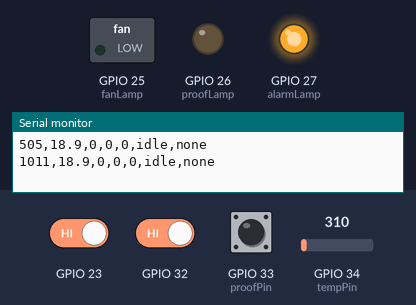
This sketch was run on a simulated ESP32. Shown: switched loads named in the sketch (green lamp = pin HIGH), output pins drawn as LEDs (lit = HIGH), the last lines printed to the serial monitor. Inputs (shaded band) come from the test bench; at power-on: GPIO 33 (proofPin) HIGH, GPIO 23 HIGH, GPIO 32 HIGH, GPIO 34 (tempPin) = 310 (analog values on the 0–4095 scale).

Above: at 1.2 s.
1.3 s: GPIO 33 (proofPin) pulled LOW for 0.15 s
At 1.42 s:
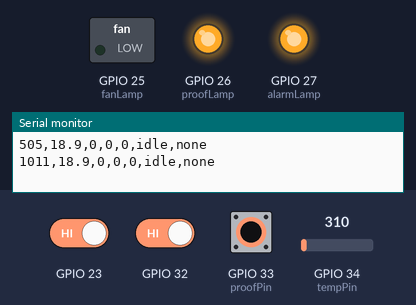
2.9 s: GPIO 33 (proofPin) pulled LOW for 3.2 s
At 6.9 s:
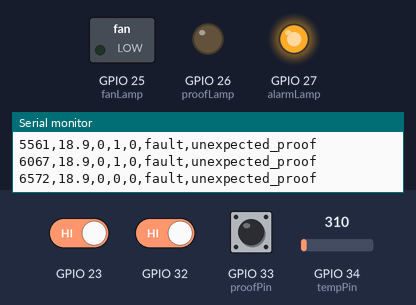
7.6 s: GPIO 23 driven LOW and GPIO 32 driven LOW
At 8.3 s:
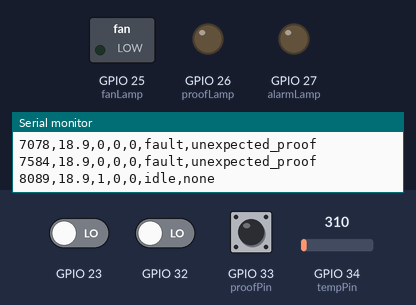
9.1 s: GPIO 32 driven HIGH
At 10.4 s:
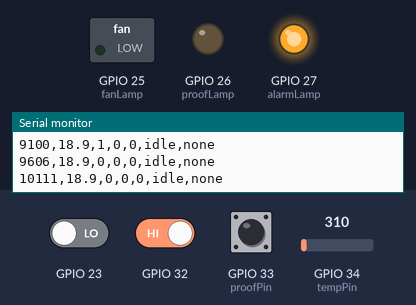
Timing chart, 0 to 11.6 s (numbered marks = the images above; inputs shaded):
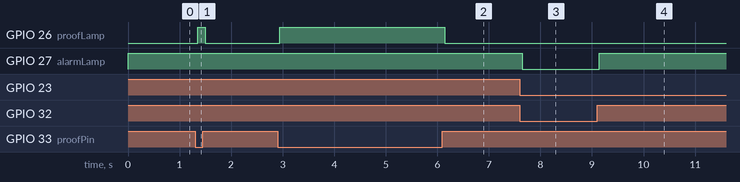

Measured:
- after the input at 1.3 s, GPIO 26 (proofLamp): LOW → HIGH after 0.05 s, → LOW 0.14 s later
- after the input at 2.9 s, GPIO 26 (proofLamp): LOW → HIGH after 0.05 s, → LOW 3.2 s later
- after the input at 7.6 s, GPIO 27 (alarmLamp): HIGH → LOW after 0.05 s
- after the input at 9.1 s, GPIO 27 (alarmLamp): LOW → HIGH after 0.05 s

The sketch:

mini-bms.ino
```cpp
#include <Arduino.h>
#include "ventilation.h"

const uint8_t tempPin = 34;
const uint8_t fanLamp = 25;
const uint8_t proofLamp = 26;
const uint8_t alarmLamp = 27;
const uint8_t proofPin = 33;

// Leave false for the P189 switch. Set true for the P190 fan tachometer.
constexpr bool useFanTach = false;
portMUX_TYPE tachLock = portMUX_INITIALIZER_UNLOCKED;
volatile uint32_t tachEdges = 0;
uint32_t tachWindowStarted = 0;
uint32_t tachHz = 0;

void ARDUINO_ISR_ATTR countTachEdge() {
  portENTER_CRITICAL_ISR(&tachLock);
  ++tachEdges;
  portEXIT_CRITICAL_ISR(&tachLock);
}

void updateTach(uint32_t now) {
  const uint32_t elapsed = now - tachWindowStarted;
  if (elapsed < 250) return;

  portENTER_CRITICAL(&tachLock);
  const uint32_t edges = tachEdges;
  tachEdges = 0;
  portEXIT_CRITICAL(&tachLock);

  tachWindowStarted = now;
  tachHz = (edges * 1000UL) / elapsed;
}

// A contact connects its input to GND when it closes.
class Contact {
 public:
  explicit Contact(uint8_t gpio) : pin(gpio) {}

  void begin() {
    pinMode(pin, INPUT_PULLUP);
    closed = sample = digitalRead(pin) == LOW;
    changedAt = millis();
  }

  void update(uint32_t now) {
    const bool reading = digitalRead(pin) == LOW;
    if (reading != sample) {
      sample = reading;
      changedAt = now;
    }
    if (now - changedAt >= 40) closed = sample;
  }

  bool closed = false;

 private:
  uint8_t pin;
  bool sample = false;
  uint32_t changedAt = 0;
};

Contact door(32);
Contact proof(proofPin);
Contact reset(23);
Ventilation panel;
bool lastReset = false;
uint32_t lastReport = 0;

const char* modeName(Mode mode) {
  switch (mode) {
    case Mode::Idle: return "idle";
    case Mode::Waiting: return "awaiting_proof";
    case Mode::Running: return "running";
    case Mode::Coast: return "stopping";
    case Mode::Fault: return "fault";
  }
  return "unknown";
}

const char* faultName(Fault fault) {
  switch (fault) {
    case Fault::None: return "none";
    case Fault::MissingProof: return "missing_proof";
    case Fault::LostProof: return "lost_proof";
    case Fault::UnexpectedProof: return "unexpected_proof";
  }
  return "unknown";
}

void setup() {
  pinMode(fanLamp, OUTPUT);
  pinMode(proofLamp, OUTPUT);
  pinMode(alarmLamp, OUTPUT);
  digitalWrite(fanLamp, LOW);
  digitalWrite(proofLamp, LOW);
  digitalWrite(alarmLamp, LOW);
  door.begin();
  if (useFanTach) {
    pinMode(proofPin, INPUT);  // P190 has an external 4.7 kΩ pull-up to 3.3 V.
    tachWindowStarted = millis();
    attachInterrupt(digitalPinToInterrupt(proofPin), countTachEdge, FALLING);
  } else {
    proof.begin();
  }
  reset.begin();
  lastReset = reset.closed;
  analogReadResolution(12);
  analogSetPinAttenuation(tempPin, ADC_11db);
  Serial.begin(115200);
  Serial.print("ms,simulated_temp_C,door_shut,proof,fan_command,mode,fault");
  Serial.println(useFanTach ? ",tach_Hz" : "");
}

void loop() {
  const uint32_t now = millis();
  door.update(now);
  if (useFanTach) updateTach(now);
  else proof.update(now);
  const bool rotationProven = useFanTach ? (tachHz >= 100 && tachHz <= 350) : proof.closed;
  reset.update(now);

  unsigned int samples = 0;
  for (int i = 0; i < 8; ++i) samples += analogRead(tempPin);
  const int temperature = map(samples / 8, 0, 4095, 180, 300);
  panel.update(now, temperature, door.closed, rotationProven, reset.closed && !lastReset);
  lastReset = reset.closed;

  digitalWrite(fanLamp, panel.fanCommand());
  digitalWrite(proofLamp, rotationProven);
  digitalWrite(alarmLamp, !door.closed || panel.fault != Fault::None);
  if (now - lastReport >= 500) {
    lastReport = now;
    Serial.printf("%lu,%.1f,%d,%d,%d,%s,%s", static_cast<unsigned long>(now),
                  temperature / 10.0, door.closed, rotationProven, panel.fanCommand(),
                  modeName(panel.mode), faultName(panel.fault));
    if (useFanTach) Serial.printf(",%lu", static_cast<unsigned long>(tachHz));
    Serial.println();
  }
  delay(10);
}
```

ventilation.h
```cpp
#pragma once

#include <stdint.h>

enum class Mode { Idle, Waiting, Running, Coast, Fault };
enum class Fault { None, MissingProof, LostProof, UnexpectedProof };

class Ventilation {
 public:
  Mode mode = Mode::Idle;
  Fault fault = Fault::None;
  bool callsForCooling = false;

  bool fanCommand() const {
    return mode == Mode::Waiting || mode == Mode::Running;
  }

  void update(uint32_t now, int temperatureTenths, bool doorShut,
              bool proof, bool resetPressed) {
    if (temperatureTenths >= 250) callsForCooling = true;
    if (temperatureTenths <= 230) callsForCooling = false;
    const bool request = callsForCooling && doorShut;
    const bool elapsed = now - enteredAt >= proofWaitMs;

    switch (mode) {
      case Mode::Idle:
        if (proof) fail(Fault::UnexpectedProof, now);
        else if (request) enter(Mode::Waiting, now);
        break;
      case Mode::Waiting:
        if (!request) enter(Mode::Coast, now);
        else if (proof) enter(Mode::Running, now);
        else if (elapsed) fail(Fault::MissingProof, now);
        break;
      case Mode::Running:
        if (!request) enter(Mode::Coast, now);
        else if (!proof) fail(Fault::LostProof, now);
        break;
      case Mode::Coast:
        if (!proof) enter(Mode::Idle, now);
        else if (now - enteredAt >= coastMs) fail(Fault::UnexpectedProof, now);
        break;
      case Mode::Fault:
        if (resetPressed && temperatureTenths <= 230 && doorShut && !proof) {
          fault = Fault::None;
          enter(Mode::Idle, now);
        }
        break;
    }
  }

 private:
  static constexpr uint32_t proofWaitMs = 8000;
  static constexpr uint32_t coastMs = 3000;
  uint32_t enteredAt = 0;

  void enter(Mode newMode, uint32_t now) {
    mode = newMode;
    enteredAt = now;
  }

  void fail(Fault reason, uint32_t now) {
    fault = reason;
    enter(Mode::Fault, now);
  }
};
```
